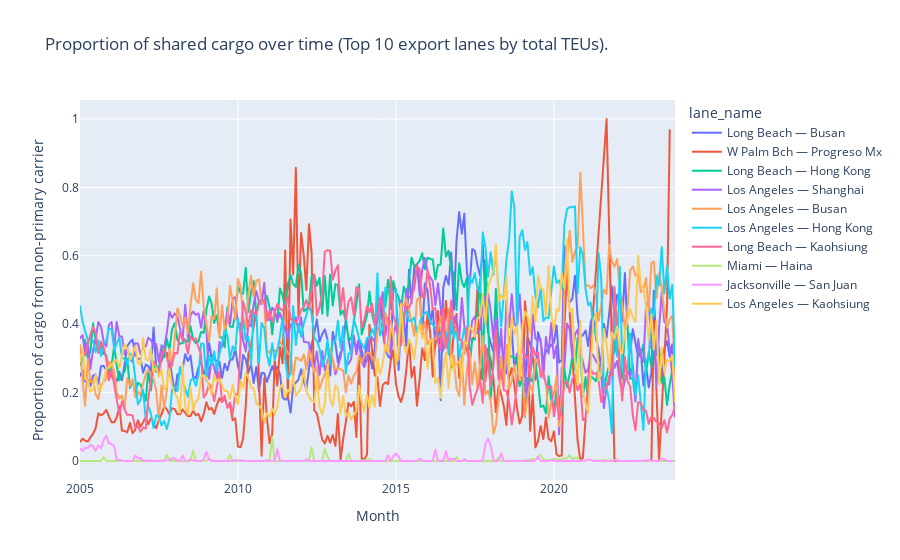

Source (notebook cell):
### Code cell
sharing_over_time_plotly(
    data_lf=exports_lf,
    group_var='lane_name',
    include_missing_vessels=False,
    title='Proportion of shared cargo over time (Top 10 export lanes by total TEUs).')

### Figure 1 — Plotly figure (JSON) as saved in the notebook; plotly's stock layout.template omitted (floating-point values rounded to 4 significant figures; data arrays with more than 128 entries replaced by an {"elided": "..."} marker saying what was removed)
{"data": [{"hovertemplate": "lane_name=Long Beach — Busan<br>Month=%{x}<br>Proportion of cargo from non-primary carrier=%{y}<extra></extra>", "legendgroup": "Long Beach — Busan", "line": {"color": "#636efa", "dash": "solid"}, "marker": {"symbol": "circle"}, "mode": "lines", "name": "Long Beach — Busan", "showlegend": true, "type": "scattergl", "x": {"elided": "227 str values"}, "xaxis": "x", "y": {"elided": "227 float values"}, "yaxis": "y"}, {"hovertemplate": "lane_name=W Palm Bch — Progreso Mx<br>Month=%{x}<br>Proportion of cargo from non-primary carrier=%{y}<extra></extra>", "legendgroup": "W Palm Bch — Progreso Mx", "line": {"color": "#EF553B", "dash": "solid"}, "marker": {"symbol": "circle"}, "mode": "lines", "name": "W Palm Bch — Progreso Mx", "showlegend": true, "type": "scattergl", "x": {"elided": "197 str values"}, "xaxis": "x", "y": {"elided": "197 float values"}, "yaxis": "y"}, {"hovertemplate": "lane_name=Long Beach — Hong Kong<br>Month=%{x}<br>Proportion of cargo from non-primary carrier=%{y}<extra></extra>", "legendgroup": "Long Beach — Hong Kong", "line": {"color": "#00cc96", "dash": "solid"}, "marker": {"symbol": "circle"}, "mode": "lines", "name": "Long Beach — Hong Kong", "showlegend": true, "type": "scattergl", "x": {"elided": "227 str values"}, "xaxis": "x", "y": {"elided": "227 float values"}, "yaxis": "y"}, {"hovertemplate": "lane_name=Los Angeles — Shanghai<br>Month=%{x}<br>Proportion of cargo from non-primary carrier=%{y}<extra></extra>", "legendgroup": "Los Angeles — Shanghai", "line": {"color": "#ab63fa", "dash": "solid"}, "marker": {"symbol": "circle"}, "mode": "lines", "name": "Los Angeles — Shanghai", "showlegend": true, "type": "scattergl", "x": {"elided": "227 str values"}, "xaxis": "x", "y": {"elided": "227 float values"}, "yaxis": "y"}, {"hovertemplate": "lane_name=Los Angeles — Busan<br>Month=%{x}<br>Proportion of cargo from non-primary carrier=%{y}<extra></extra>", "legendgroup": "Los Angeles — Busan", "line": {"color": "#FFA15A", "dash": "solid"}, "marker": {"symbol": "circle"}, "mode": "lines", "name": "Los Angeles — Busan", "showlegend": true, "type": "scattergl", "x": {"elided": "227 str values"}, "xaxis": "x", "y": {"elided": "227 float values"}, "yaxis": "y"}, {"hovertemplate": "lane_name=Los Angeles — Hong Kong<br>Month=%{x}<br>Proportion of cargo from non-primary carrier=%{y}<extra></extra>", "legendgroup": "Los Angeles — Hong Kong", "line": {"color": "#19d3f3", "dash": "solid"}, "marker": {"symbol": "circle"}, "mode": "lines", "name": "Los Angeles — Hong Kong", "showlegend": true, "type": "scattergl", "x": {"elided": "227 str values"}, "xaxis": "x", "y": {"elided": "227 float values"}, "yaxis": "y"}, {"hovertemplate": "lane_name=Long Beach — Kaohsiung<br>Month=%{x}<br>Proportion of cargo from non-primary carrier=%{y}<extra></extra>", "legendgroup": "Long Beach — Kaohsiung", "line": {"color": "#FF6692", "dash": "solid"}, "marker": {"symbol": "circle"}, "mode": "lines", "name": "Long Beach — Kaohsiung", "showlegend": true, "type": "scattergl", "x": {"elided": "227 str values"}, "xaxis": "x", "y": {"elided": "227 float values"}, "yaxis": "y"}, {"hovertemplate": "lane_name=Miami — Haina<br>Month=%{x}<br>Proportion of cargo from non-primary carrier=%{y}<extra></extra>", "legendgroup": "Miami — Haina", "line": {"color": "#B6E880", "dash": "solid"}, "marker": {"symbol": "circle"}, "mode": "lines", "name": "Miami — Haina", "showlegend": true, "type": "scattergl", "x": {"elided": "227 str values"}, "xaxis": "x", "y": {"elided": "227 float values"}, "yaxis": "y"}, {"hovertemplate": "lane_name=Jacksonville — San Juan<br>Month=%{x}<br>Proportion of cargo from non-primary carrier=%{y}<extra></extra>", "legendgroup": "Jacksonville — San Juan", "line": {"color": "#FF97FF", "dash": "solid"}, "marker": {"symbol": "circle"}, "mode": "lines", "name": "Jacksonville — San Juan", "showlegend": true, "type": "scattergl", "x": {"elided": "226 str values"}, "xaxis": "x", "y": {"elided": "226 float values"}, "yaxis": "y"}, {"hovertemplate": "lane_name=Los Angeles — Kaohsiung<br>Month=%{x}<br>Proportion of cargo from non-primary carrier=%{y}<extra></extra>", "legendgroup": "Los Angeles — Kaohsiung", "line": {"color": "#FECB52", "dash": "solid"}, "marker": {"symbol": "circle"}, "mode": "lines", "name": "Los Angeles — Kaohsiung", "showlegend": true, "type": "scattergl", "x": {"elided": "227 str values"}, "xaxis": "x", "y": {"elided": "227 float values"}, "yaxis": "y"}], "layout": {"legend": {"title": {"text": "lane_name"}, "tracegroupgap": 0}, "title": {"text": "Proportion of shared cargo over time (Top 10 export lanes by total TEUs)."}, "xaxis": {"anchor": "y", "domain": [0, 1], "title": {"text": "Month"}}, "yaxis": {"anchor": "x", "domain": [0, 1], "title": {"text": "Proportion of cargo from non-primary carrier"}}}}
